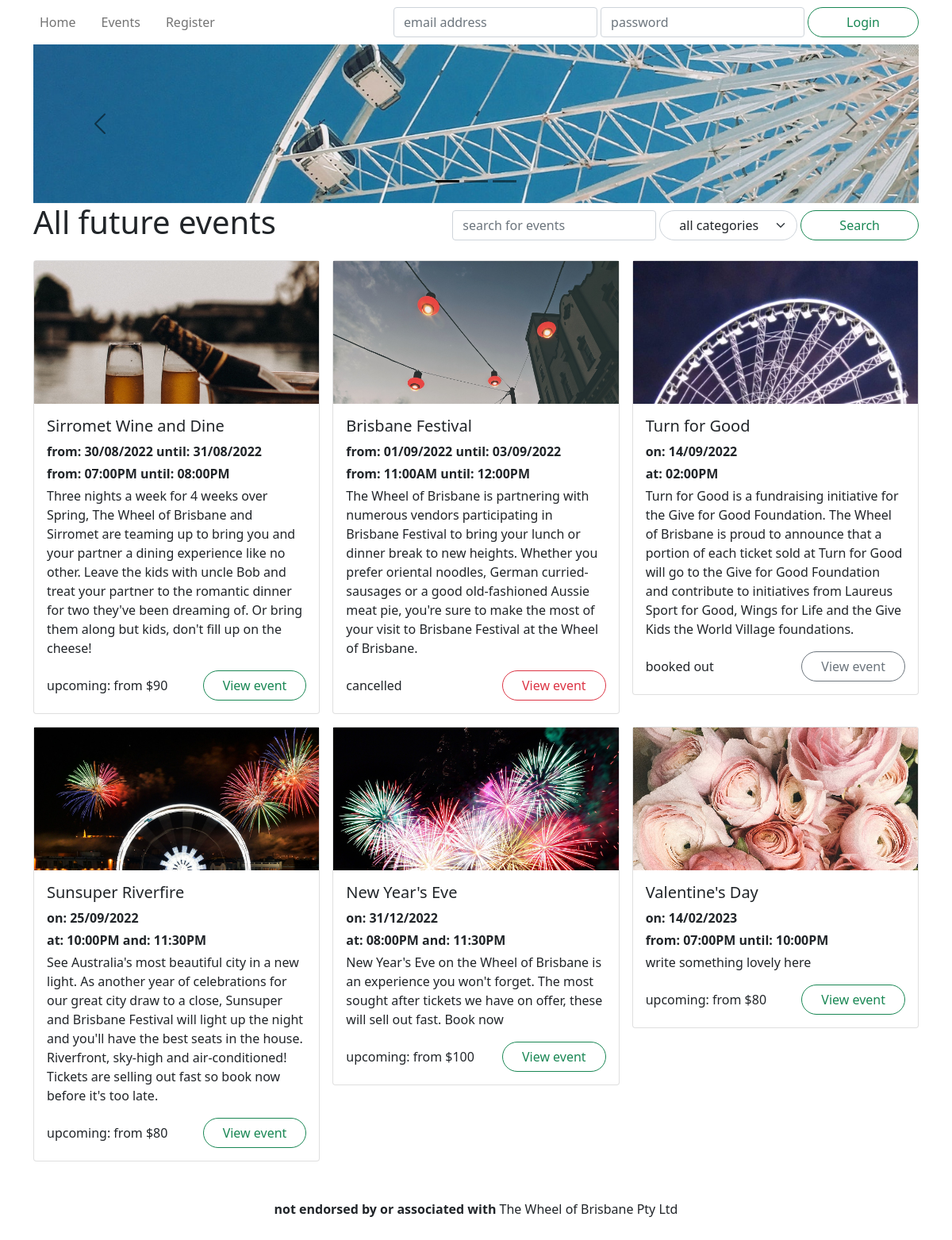
Screenshot of /events/ with the database file from the repository.
### wheel/models.py (models this page shows, shortened)
class Event(db.Model):
    __tablename__ = 'events'
    id = db.Column(db.Integer, primary_key=True)
    name = db.Column(db.String(255), nullable=False)
    description = db.Column(db.Text)
    category = db.Column(db.String(40))
    status = db.Column(db.Enum('upcoming', 'inactive', 'cancelled', 'booked out'), nullable=False)
    image = db.Column(db.String(255))
    reviews = db.relationship('Review', backref='event')
    tickets = db.relationship('Ticket', backref='event')
    @staticmethod
    def getAll():
        return Event.query.\
            join(Ticket).\
            filter( Ticket.datetime > datetime.now() ).\
            group_by( Event.id ).\
            order_by( Ticket.datetime ).\
            all()
    @staticmethod
    def getAllCategories():
        return [event.category for event in Event.query.group_by('category').all()]
    def getFutureTickets(self):
        return list( filter( lambda ticket: ticket.datetime > datetime.now(), self.tickets ) )
    def getTicketsRange(self):
        tickets = self.getFutureTickets()
        numberOfTickets = len(tickets)
        if numberOfTickets == 0:
            return [numberOfTickets, None, None]
        min_ticket = reduce( lambda x, y: min(x, y, key=lambda ticket: ticket.datetime), tickets )
        max_ticket = reduce( lambda x, y: max(x, y, key=lambda ticket: ticket.datetime), tickets )
        return [numberOfTickets, min_ticket, max_ticket]
    def printTicketsDateRange(self):
        numberOftickets, min_ticket, max_ticket = self.getTicketsRange()
        if numberOftickets == 0:
            return ""
        min = min_ticket.datetime.strftime("%d/%m/%Y")
        max = max_ticket.datetime.strftime("%d/%m/%Y")
        if min == max:
            return f"on: {min}"
        return f"from: {min} until: {max}"
    def printTicketsTimeRange(self):
        numberOftickets, min_ticket, max_ticket = self.getTicketsRange()
        if numberOftickets == 0:
            return ""
        min = min_ticket.datetime.strftime("%I:%M%p")
        max = max_ticket.datetime.strftime("%I:%M%p")
        if numberOftickets == 1:
            return f"at: {min}"
        if numberOftickets == 2:
            return f"at: {min} and: {max}"
        return f"from: {min} until: {max}"
    def getTicketsPriceFrom(self):
        tickets = self.getFutureTickets()
        if len(tickets) == 0:
            return ""
        ticket = reduce( lambda x, y: min(x, y, key=lambda ticket: ticket.price), tickets )
        return f"from ${ticket.price}"
    def getStatusColour(self):
        return {
            'upcoming': 'success',
            'inactive': 'secondary',
            'booked out': 'secondary',
            'cancelled': 'danger'
        }[self.status]

class Ticket(db.Model):
    __tablename__ = 'tickets'
    id = db.Column(db.Integer, primary_key=True)
    datetime = db.Column(db.DateTime, nullable=False)
    price = db.Column(db.Integer, nullable=False)
    remaining = db.Column(db.Integer, nullable=False)
    event_id = db.Column(db.Integer, db.ForeignKey('events.id'))

### wheel/controllers/events.py (the view)
@events.route('/')
def getAll():
    search = request.args['search'] if 'search' in request.args else ''
    category = request.args['category'] if 'category' in request.args else 'all'
    categories = Event.getAllCategories()
    if search == '' and category == 'all':
        events = Event.getAll()
    elif search == '':
        events = Event.getAllByCategory(category)
    elif category == 'all':
        events = Event.getAllBySearch(search)
    else:
        events = Event.getAllBySearchAndCategory(search, category)
    form = SearchForm()
    form.category.choices = [("all", "all categories"), *[(category, category) for category in Event.getAllCategories()]]
    form.search.data = search
    form.category.data = category
    return render_template('events.html', events=events, categories=categories, form=form)

### wheel/forms.py
class SearchForm(FlaskForm):
    search = StringField('Search')
    category = SelectField('Category')

### wheel/templates/events.html (shortened to what this page needs)
{% extends 'base.html' %}
{% block hero %}
<div id="hero-mini" class="carousel carousel-dark slide" data-bs-ride="carousel">
    <div class="carousel-indicators">
        <button type="button" class="active"
                data-bs-target="#hero" data-bs-slide-to="0"></button>
        <button type="button"
                data-bs-target="#hero" data-bs-slide-to="1"></button>
        <button type="button"
                data-bs-target="#hero" data-bs-slide-to="2"></button>
    </div>
    <div class="carousel-inner">
        <div class="carousel-item active">
            <div style="background-image: url('/static/images/bluesky.jpg');"></div>
        </div>
    </div>
    <button type="button" class="carousel-control-prev"
            data-bs-target="#hero" data-bs-slide="prev">
        <span class="carousel-control-prev-icon"></span>
    </button>
    <button type="button" class="carousel-control-next"
            data-bs-target="#hero" data-bs-slide="next">
        <span class="carousel-control-next-icon"></span>
    </button>
</div>
{% endblock %}
{% block title %}All future events{% endblock %}
{% block header_buttons %}
    <div class="col-6 col-md-auto my-auto">
        <form method="GET" action="{{ url_for('events.getAll') }}" class="d-flex flex-row gap-1 col-auto my-auto">
            {{ form.search(class="form-control w-auto", placeholder="search for events") }}
            {{ form.category(class="form-select rounded-pill ps-4 pe-5") }}
            <button class="btn btn-outline-success rounded-pill px-5" type="submit">Search</button>
        </form>
    </div>
{% endblock %}
{% block content %}
<section>
    <div class="row row-cols-1 row-cols-md-2 row-cols-xl-3 mb-3 g-3">
        {% for event in events %}
        <div class="col event">
            <article class="card">
                <a href="{{ url_for('events.get', id=event.id) }}" class="card-image" style="background-image: url('{{ event.image }}'); background-position: top;"></a>
                <div class="card-body">
                    <h5 class="card-title">{{ event.name }}</h5>
                    <p class="mb-1"><strong>{{ event.printTicketsDateRange() }}</strong></p>
                    <p class="mb-1"><strong>{{ event.printTicketsTimeRange() }}</strong></p>
                    <p class="card-text">{{ event.description }}</p>
                    <div class="row">
                        <span class="col my-auto">{{ event.status }}{{ ": {}".format( event.getTicketsPriceFrom() ) if event.status == "upcoming" }}</span>
                        <span class="col-auto"><a href="{{ url_for('events.get', id=event.id) }}" class="btn btn-outline-{{ event.getStatusColour() }} rounded-pill px-4">View event</a></span>
                    </div>
                </div>
            </article>
        </div>
        {% endfor %}
    </div>
</section>
{% endblock %}

### rows the page displays
Event: image (picture), name "Sirromet Wine and Dine", printTicketsDateRange "from: 30/08/2022 until: 31/08/2022", printTicketsTimeRange "from: 07:00PM until: 08:00PM", description "Three nights a week for 4 weeks over Spring, The Wheel of Brisbane and Sirromet are teaming up to bring you and your partner a dining experience like no other. Leave the kids with uncle Bob and treat your partner to the romantic dinner for two they've been dreaming of. Or bring them along but kids, don't fill up on the cheese!", status "upcoming", status.price ": from $90"
Event: image (picture), name "Brisbane Festival", printTicketsDateRange "from: 01/09/2022 until: 03/09/2022", printTicketsTimeRange "from: 11:00AM until: 12:00PM", description "The Wheel of Brisbane is partnering with numerous vendors participating in Brisbane Festival to bring your lunch or dinner break to new heights. Whether you prefer oriental noodles, German curried-sausages or a good old-fashioned Aussie meat pie, you're sure to make the most of your visit to Brisbane Festival at the Wheel of Brisbane.", status "cancelled"
Event: image (picture), name "Turn for Good", printTicketsDateRange "on: 14/09/2022", printTicketsTimeRange "at: 02:00PM", description "Turn for Good is a fundraising initiative for the Give for Good Foundation. The Wheel of Brisbane is proud to announce that a portion of each ticket sold at Turn for Good will go to the Give for Good Foundation and contribute to initiatives from Laureus Sport for Good, Wings for Life and the Give Kids the World Village foundations.", status "booked out"
Event: image (picture), name "Sunsuper Riverfire", printTicketsDateRange "on: 25/09/2022", printTicketsTimeRange "at: 10:00PM and: 11:30PM", description "See Australia's most beautiful city in a new light. As another year of celebrations for our great city draw to a close, Sunsuper and Brisbane Festival will light up the night and you'll have the best seats in the house. Riverfront, sky-high and air-conditioned! Tickets are selling out fast so book now before it's too late.", status "upcoming", status.price ": from $80"
Event: image (picture), name "New Year's Eve", printTicketsDateRange "on: 31/12/2022", printTicketsTimeRange "at: 08:00PM and: 11:30PM", description "New Year's Eve on the Wheel of Brisbane is an experience you won't forget. The most sought after tickets we have on offer, these will sell out fast. Book now", status "upcoming", status.price ": from $100"
Event: image (picture), name "Valentine's Day", printTicketsDateRange "on: 14/02/2023", printTicketsTimeRange "from: 07:00PM until: 10:00PM", description "write something lovely here", status "upcoming", status.price ": from $80"
